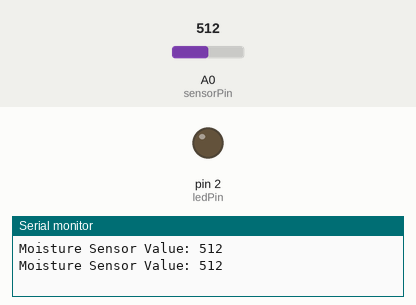
The sketch below on a simulated Arduino Uno, built with avr-gcc and run on an emulated ATmega328P. Shown: output pins drawn as LEDs (lit = HIGH), the last lines printed to the serial monitor. Inputs (shaded band) come from the test bench; at power-on: A0 (sensorPin) = 512.

Above: at 1.8 s.
1.9 s: A0 (sensorPin) set to 488
At 2.9 s:
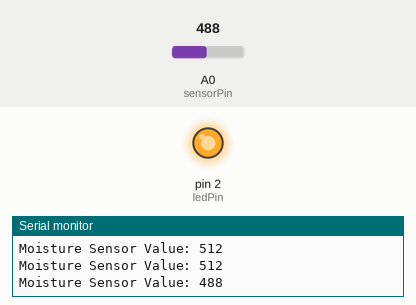
3.5 s: A0 (sensorPin) set to 510
At 4.4 s:
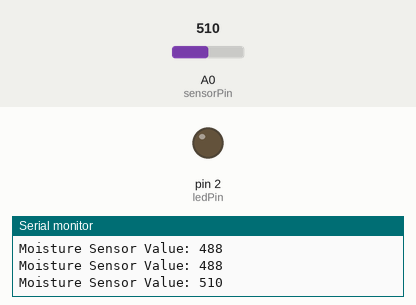
5.5 s: A0 (sensorPin) set to 490
At 7.2 s:
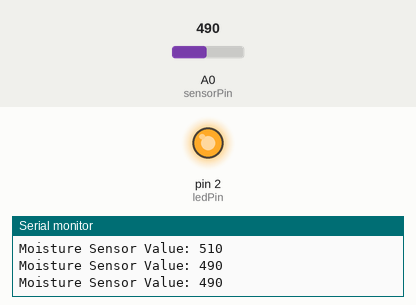
Timing chart, 0 to 8.7 s (numbered marks = the images above; inputs shaded):
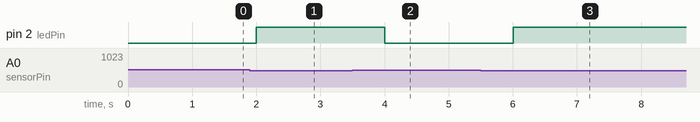

The sketch:

main.ino
```cpp
// Placeholder file for main.ino
// This file will contain the main code for the automatic plant irrigation system.
```

tst.ino
```cpp
//code to test whether the moisture sensor can sense the moisture. This code checks soil moisture level and accordingly blinks the led of the ESP8266.
// Automatic Plant Irrigation - Stage 1 Prototype
// ESP8266 + Capacitive Soil Moisture Sensor + Onboard LED

// Pin configuration
const int sensorPin = A0;   // Only analog pin available on ESP8266
const int ledPin    = 2;    // Onboard LED (GPIO2, active LOW on NodeMCU)

// Moisture threshold (tune this later by testing)
int moistureThreshold = 500;  // Adjust after reading raw values (0–1023)

void setup() {
  Serial.begin(115200);       // Serial monitor for debugging
  pinMode(ledPin, OUTPUT);    // Configure LED pin
}

void loop() {
  // Read sensor value
  int sensorValue = analogRead(sensorPin);

  // Print raw sensor value
  Serial.print("Moisture Sensor Value: ");
  Serial.println(sensorValue);

  // Compare with threshold
  if (sensorValue < moistureThreshold) {
    digitalWrite(ledPin, HIGH);   // Dry soil → LED OFF (since active LOW)
  } else {
    digitalWrite(ledPin, LOW);    // Wet soil → LED ON
  }

  delay(1000); // Read every 1 second
}
```

Measured:
- the behaviour switches between 500 and 499 on A0 (sensorPin) (found by bisection; images 0 and 1)
- after the input at 1.9 s, pin 2 (ledPin): LOW → HIGH after 0.10 s
- after the input at 3.5 s, pin 2 (ledPin): HIGH → LOW after 0.50 s
- after the input at 5.5 s, pin 2 (ledPin): LOW → HIGH after 0.50 s
